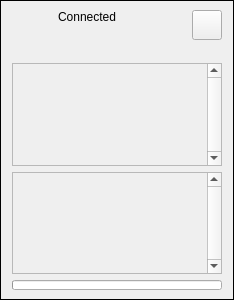
<?xml version="1.0" encoding="UTF-8"?>
<ui version="4.0">
 <class>NetworkStatusFrame</class>
 <widget class="QFrame" name="NetworkStatusFrame">
  <property name="geometry">
   <rect>
    <x>0</x>
    <y>0</y>
    <width>234</width>
    <height>300</height>
   </rect>
  </property>
  <property name="sizePolicy">
   <sizepolicy hsizetype="Preferred" vsizetype="Fixed">
    <horstretch>0</horstretch>
    <verstretch>0</verstretch>
   </sizepolicy>
  </property>
  <property name="minimumSize">
   <size>
    <width>0</width>
    <height>100</height>
   </size>
  </property>
  <property name="maximumSize">
   <size>
    <width>16777215</width>
    <height>300</height>
   </size>
  </property>
  <property name="windowTitle">
   <string>Frame</string>
  </property>
  <property name="styleSheet">
   <string notr="true">background-image: url(:/img/data/parchment.jpg);</string>
  </property>
  <property name="frameShape">
   <enum>QFrame::Box</enum>
  </property>
  <layout class="QVBoxLayout" name="verticalLayout_2" stretch="0,0,0,0">
   <property name="spacing">
    <number>6</number>
   </property>
   <property name="topMargin">
    <number>9</number>
   </property>
   <property name="bottomMargin">
    <number>9</number>
   </property>
   <item>
    <layout class="QHBoxLayout" name="horizontalLayout" stretch="1,10,1">
     <item>
      <widget class="QLabel" name="lblConnection">
       <property name="sizePolicy">
        <sizepolicy hsizetype="Fixed" vsizetype="Fixed">
         <horstretch>0</horstretch>
         <verstretch>0</verstretch>
        </sizepolicy>
       </property>
       <property name="minimumSize">
        <size>
         <width>40</width>
         <height>40</height>
        </size>
       </property>
       <property name="maximumSize">
        <size>
         <width>40</width>
         <height>40</height>
        </size>
       </property>
       <property name="text">
        <string/>
       </property>
       <property name="pixmap">
        <pixmap resource="resources.qrc">:/img/data/icon_network_off.png</pixmap>
       </property>
       <property name="scaledContents">
        <bool>false</bool>
       </property>
       <property name="alignment">
        <set>Qt::AlignCenter</set>
       </property>
      </widget>
     </item>
     <item>
      <widget class="QLabel" name="lblStatus">
       <property name="text">
        <string>Connected</string>
       </property>
       <property name="alignment">
        <set>Qt::AlignLeading|Qt::AlignLeft|Qt::AlignTop</set>
       </property>
      </widget>
     </item>
     <item>
      <layout class="QVBoxLayout" name="verticalLayout">
       <property name="spacing">
        <number>0</number>
       </property>
       <item>
        <widget class="QPushButton" name="btnExpand">
         <property name="sizePolicy">
          <sizepolicy hsizetype="Fixed" vsizetype="Fixed">
           <horstretch>0</horstretch>
           <verstretch>0</verstretch>
          </sizepolicy>
         </property>
         <property name="minimumSize">
          <size>
           <width>30</width>
           <height>30</height>
          </size>
         </property>
         <property name="maximumSize">
          <size>
           <width>30</width>
           <height>30</height>
          </size>
         </property>
         <property name="text">
          <string/>
         </property>
         <property name="icon">
          <iconset resource="resources.qrc">
           <normaloff>:/img/data/icon_downarrow.png</normaloff>:/img/data/icon_downarrow.png</iconset>
         </property>
         <property name="iconSize">
          <size>
           <width>20</width>
           <height>20</height>
          </size>
         </property>
         <property name="checkable">
          <bool>true</bool>
         </property>
        </widget>
       </item>
       <item>
        <spacer name="verticalSpacer">
         <property name="orientation">
          <enum>Qt::Vertical</enum>
         </property>
         <property name="sizeType">
          <enum>QSizePolicy::Minimum</enum>
         </property>
         <property name="sizeHint" stdset="0">
          <size>
           <width>20</width>
           <height>17</height>
          </size>
         </property>
        </spacer>
       </item>
      </layout>
     </item>
    </layout>
   </item>
   <item>
    <widget class="QScrollArea" name="scrollAreaPlayers">
     <property name="verticalScrollBarPolicy">
      <enum>Qt::ScrollBarAlwaysOn</enum>
     </property>
     <property name="widgetResizable">
      <bool>true</bool>
     </property>
     <widget class="QWidget" name="scrollAreaPlayersWidget">
      <property name="geometry">
       <rect>
        <x>0</x>
        <y>0</y>
        <width>198</width>
        <height>99</height>
       </rect>
      </property>
     </widget>
    </widget>
   </item>
   <item>
    <widget class="QScrollArea" name="scrollAreaFiles">
     <property name="verticalScrollBarPolicy">
      <enum>Qt::ScrollBarAlwaysOn</enum>
     </property>
     <property name="widgetResizable">
      <bool>true</bool>
     </property>
     <widget class="QWidget" name="scrollAreaFilesWidget">
      <property name="geometry">
       <rect>
        <x>0</x>
        <y>0</y>
        <width>198</width>
        <height>98</height>
       </rect>
      </property>
     </widget>
    </widget>
   </item>
   <item>
    <widget class="QProgressBar" name="progressBar">
     <property name="minimumSize">
      <size>
       <width>0</width>
       <height>10</height>
      </size>
     </property>
     <property name="maximumSize">
      <size>
       <width>16777215</width>
       <height>10</height>
      </size>
     </property>
     <property name="styleSheet">
      <string notr="true">QProgressBar::chunk {
background: QLinearGradient(x1: 0, y1: 0, x2: 1, y2: 0,stop: 0 #008000,stop: 1 #00c000);
border-top-right-radius: 5px;
border-top-left-radius: 0px;
border-bottom-right-radius: 5px;
border-bottom-left-radius: 0px;
border: 1px solid grey;
};</string>
     </property>
     <property name="value">
      <number>0</number>
     </property>
     <property name="invertedAppearance">
      <bool>false</bool>
     </property>
     <property name="textDirection">
      <enum>QProgressBar::TopToBottom</enum>
     </property>
     <property name="format">
      <string/>
     </property>
    </widget>
   </item>
  </layout>
 </widget>
 <resources>
  <include location="resources.qrc"/>
 </resources>
 <connections/>
</ui>
